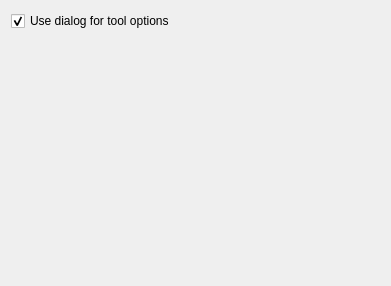
<?xml version="1.0" encoding="UTF-8"?>
<ui version="4.0">
 <class>TranslateiRotate</class>
 <widget class="QWidget" name="TranslateRotate">
  <property name="geometry">
   <rect>
    <x>0</x>
    <y>0</y>
    <width>391</width>
    <height>286</height>
   </rect>
  </property>
  <layout class="QVBoxLayout" name="verticalLayout">
   <item>
    <widget class="QCheckBox" name="UseDialog">
     <property name="text">
      <string>Use dialog for tool options</string>
     </property>
     <property name="checked">
      <bool>true</bool>
     </property>
    </widget>
   </item>
   <item>
    <spacer name="verticalSpacer">
     <property name="orientation">
      <enum>Qt::Vertical</enum>
     </property>
     <property name="sizeHint" stdset="0">
      <size>
       <width>20</width>
       <height>40</height>
      </size>
     </property>
    </spacer>
   </item>
  </layout>
 </widget>
 <resources/>
 <connections/>
</ui>
